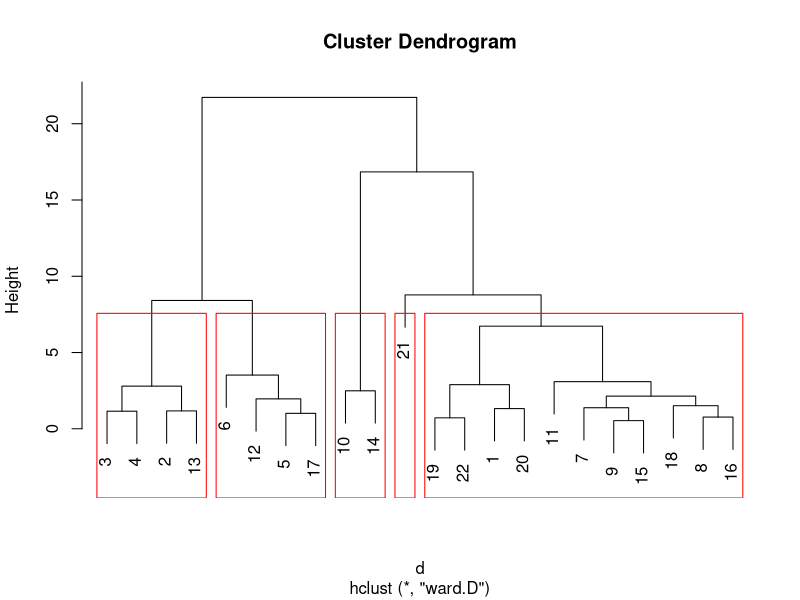
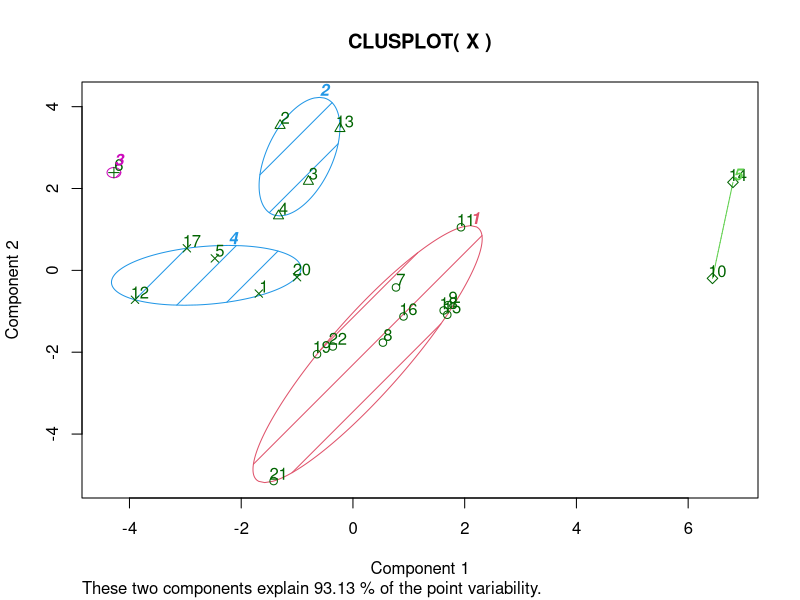
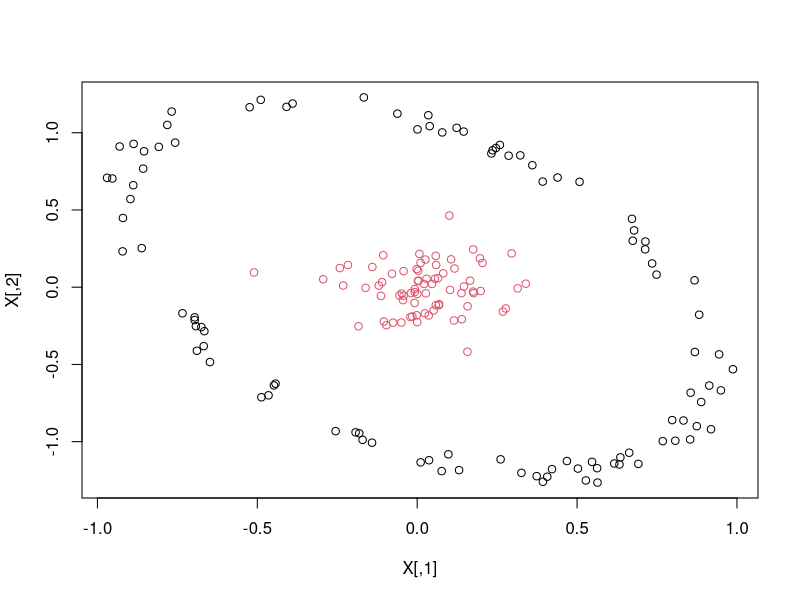

Source code (R) for these figures, in order:
#
# Cluster Analysis
# Author: galaa
# Created on 2016/03/19 07:49:41
#

## Data

X = matrix(
  c(-21.9, -15.2, -17.1, -18.3, -20.5, -17.8, -20.6, -23.7, -20.2, -17.7, -17.3, -22.7, -14.4, -13.8, -21.2, -22.2, -20.2, -22.4, -23.9, -21.8, -30.6, -24.0, -16.3, -11.3, -13.0, -14.1, -16.0, -14.5, -15.1, -18.0, -15.0, -11.8, -12.3, -18.4, -10.7, -9.0, -16.0, -16.3, -15.7, -16.9, -18.6, -16.2, -27.6, -18.5, -7.3, -5.7, -5.9, -6.8, -7.4, -8.3, -6.1, -6.4, -7.0, -2.7, -4.8, -9.8, -5.2, -1.5, -6.6, -5.8, -8.1, -5.7, -8.1, -6.6, -16.3, -7.1, 2.7, 3.3, 2.9, 2.8, 2.9, 0.8, 3.8, 4.6, 4.6, 7.5, 4.5, 2.1, 3.4, 7.8, 4.7, 4.8, 1.7, 5.5, 3.8, 3.7, 2.8, 4.4, 10.2, 9.5, 10.5, 10.2, 10.0, 8.0, 11.7, 12.2, 12.4, 15.1, 11.9, 9.4, 9.8, 14.6, 12.5, 12.2, 9.1, 13.0, 11.6, 11.1, 12.7, 11.8, 16.4, 14.7, 15.9, 16, 15.8, 13.7, 18, 18.4, 19, 21.5, 18.2, 15.2, 15.5, 20.4, 18.6, 18.5, 15.3, 18.6, 17.8, 17, 18.4, 18, 19.3, 16.6, 17.9, 18.2, 17.9, 16, 21, 20.8, 21.7, 24.5, 21.1, 17.6, 17.8, 23.3, 21.5, 21, 18.1, 20.6, 20.5, 18.8, 20.6, 20.4, 16.7, 14.7, 15.9, 16.1, 15.6, 13.6, 18.2, 18.4, 19.3, 21.7, 18.4, 14.8, 15.6, 20.7, 19.3, 18.4, 15.5, 18.2, 17.8, 16.4, 17.8, 17.8, 9.9, 9.0, 9.6, 9.7, 8.5, 7.6, 11.6, 11.0, 12.2, 15.1, 11.9, 8.2, 10.2, 14.9, 12.5, 10.9, 8.9, 11.9, 10.9, 9.4, 10.5, 10.3, 0.5, 1.5, 1.3, 0.6, -0.2, -0.9, 1.9, 1.7, 2.2, 5.1, 2.6, -0.9, 2.1, 5.8, 2.4, 1.8, -0.4, 2.4, 0.7, 0.9, 1.6, 0.8, -11.4, -7.2, -7.7, -9.2, -11.1, -9.7, -9.8, -10.4, -9.6, -6.7, -8.1, -12.5, -6.9, -4.2, -9.6, -9.9, -11.1, -8.9, -11.9, -9.9, -8.6, -11.2, -19.6, -12.6, -14.4, -15.8, -18.2, -15.0, -17.8, -20.2, -17.7, -15.1, -15.0, -19.9, -12.3, -11.2, -18.2, -19.3, -17.7, -18.0, -20.5, -18.3, -23.6, -20.4),
  nrow = 22,
  ncol = 12,
  byrow = FALSE
)

## Alternate Data

# X = matrix(c(2,-1,3,2,-1,2,2,3),  nrow = 4,  ncol = 2,  byrow = TRUE)

## View Data

print(X)

## Prepare Data

X <- na.omit(X) # listwise deletion of missing value
X <- scale(X) # standardize variables

## Hierarchical Agglomerative

d <- dist(X, method = "euclidean") # distance matrix
cl <- hclust(d, method = "ward.D")
plot(cl) # display dendrogram
cl$height
groups <- cutree(cl, k = 5) # cut tree into 5 clusters
rect.hclust(cl, k = 5, border = "red") # draw dendogram with red borders around the 5 clusters; DON'T CLOSE PREVIOUS PLOT 

## K-Means Cluster Analysis

cl <- kmeans(X, 5) # 5 cluster solution
aggregate(X, by = list(cl$cluster), FUN = mean) # get cluster means
cl$centers
cl$cluster # cluster membership

## Plotting Cluster Solutions

cl <- kmeans(X, 5) # K-Means Clustering with 5 clusters

library(cluster)
clusplot(X, cl$cluster, color = TRUE, shade = TRUE, labels = 2, lines = 0) # Cluster Plot against 1st 2 principal components

## Comparing 2 cluster solutions

cl1 <- kmeans(X, 5)
cl2 <- kmeans(X, 4)

library(fpc)
cluster.stats(d, cl1$cluster, cl2$cluster)
cluster.stats # view function source code
?cluster.stats # documentation

## Single Linkage Algorithm

set.seed(17)

# generate elliptic data
Sigma = matrix(data = c(2,1,1,2), nrow = 2, ncol = 2, byrow = TRUE)
p = dim(Sigma)[1]; Y = c()
for (i in 1:100) {
  Z = rnorm(n = p)
  Y = rbind(Y, runif(1, min = 1.5, max = 2)^(1/p) * Z / sqrt(sum(Z^2)))
}
X = t(solve(t(chol(Sigma))) %*% t(Y))

# combine with normal data
X = rbind(X, matrix(rnorm(75 * p, sd = 0.15), ncol = p))

# hierarchical clustering with single linkage method and dividing into two groups
plot(X, col = cutree(hclust(dist(X), "single"), k = 2))
